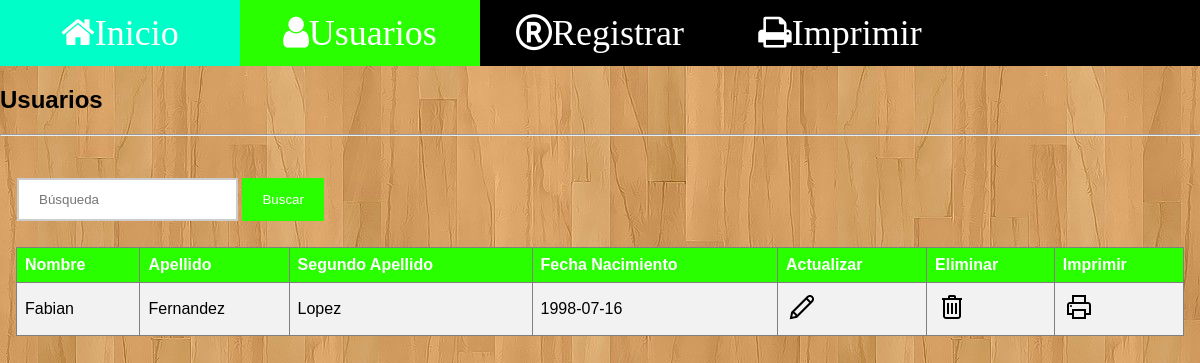
The app's page /users.php (signed in) with its own data.
### tables this page shows
CREATE TABLE `users` (
  `firstname` varchar(50) NOT NULL,
  `middlename` varchar(50) NOT NULL,
  `lastname` varchar(50) NOT NULL,
  `birthdate` date NOT NULL,
  `username` varchar(50) NOT NULL,
  `password` varchar(50) NOT NULL
);

### users.php (the view, shortened to what this page needs)
<?php
	if(isset($_POST['search']))
	{
		$valueToSearh = $_POST['valueToSearh'];
		$query = "SELECT * FROM users WHERE firstname LIKE '%".$valueToSearh."%' OR lastname LIKE '%".$valueToSearh."%'";
		$result = filterRecord($query);
	}
	else
	{
		$query = "SELECT *FROM users";
		$result = filterRecord($query);
	}
	function filterRecord($query)
	{
		include("config.php");
		$filter_result = mysqli_query($mysqli, $query);
		return $filter_result;
	}
?>
<!DOCTYPE html>
<html>
<head>
<link rel="stylesheet" type="text/css" href="css/mystyle1.css" />
</head>
<body>
<div class="icon-bar">
  <a href="principal/index.html"><i class="fa fa-home">Inicio</i></a>
  <a class="active" href="users.php"><i class="fa fa-user">Usuarios</i></a>
  <a href="registration.php"><i class="fa fa-registered">Registrar</i></a>
  <a href="print_all.php" target="_blank"><i class="fa fa-print">Imprimir</i></a>
</div>
<link rel="stylesheet" href="https://cdnjs.cloudflare.com/ajax/libs/font-awesome/4.7.0/css/font-awesome.min.css">
<h2>Usuarios</h2>
<hr/>
<div class="container">
<form action="" method="POST">
<input type="search" name="valueToSearh" placeholder="Búsqueda">
<button type="submit" class="signupbtn" name="search" >Buscar</button>
</form>
<br />
<?php
echo "<table border='1'>
<tr>
<th>Nombre</th>
<th>Apellido</th>
<th>Segundo Apellido</th>
<th>Fecha Nacimiento</th>
<th>Actualizar</th>
<th>Eliminar</th>
<th>Imprimir</th>
</tr>";
while($row = mysqli_fetch_array($result))
{
echo "<tr>";
echo "<td>" . $row['firstname'] . "</td>";
echo "<td>" . $row['middlename'] . "</td>";
echo "<td>" . $row['lastname'] . "</td>";
echo "<td>" . $row['birthdate'] . "</td>";
echo "<td><a href='edit.php?id=".$row['username']."'><img src='./images/icons8-Edit-32.png' alt='Edit'></a></td>";
echo "<td><a href='delete.php?id=".$row['username']."'><img src='./images/icons8-Trash-32.png' alt='Delete'></a></td>";
echo "<td><a href='print.php?id=".$row['username']."'><img src='./images/icons8-Print-32.png' alt='Print'></a></td>";
echo "</tr>";
}
echo "</table>";
?>
</body>
</html>

### css/mystyle1.css (style rules this page uses)
body { background-image: url('Principal/Fondo.jpg'); font-family: Verdana,sans-serif; margin:0 }
form { border: none; padding-top: 10px; padding-left: 1px; padding-right: 1px; }
input[type=search] { width: auto; padding: 12px 20px; margin: 8px 0; display: inline-block; border: 2px solid #ccc; box-sizing: border-box; }
button { background-color: #2AFF00; color: white; padding: 14px 20px; margin: 8px 0; border: none; cursor: pointer; width: auto; }
.container { padding: 16px; }
.icon-bar { width: 100%; background-color: black; overflow: auto; }
.icon-bar a { float: left; width: 20%; text-align: center; padding: 12px 0; transition: all 0.3s ease; color: white; font-size: 36px; }
.active { background-color: #2AFF00 !important; }
.active, .dot:hover { background-color: #717171; }
table { border-collapse: collapse; width: 100%; }
th, td { text-align: left; padding: 8px; }
tr:nth-child(even) { background-color: #f2f2f2 }
th { background-color: #2AFF00; color: white; }

### records on screen
users: firstname "Fabian", middlename "Fernandez", lastname "Lopez", birthdate "1998-07-16"
